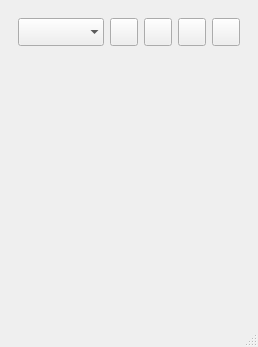
<?xml version="1.0" encoding="UTF-8"?>
<ui version="4.0">
 <class>MainWindow</class>
 <widget class="QMainWindow" name="MainWindow">
  <property name="enabled">
   <bool>true</bool>
  </property>
  <property name="geometry">
   <rect>
    <x>0</x>
    <y>0</y>
    <width>258</width>
    <height>347</height>
   </rect>
  </property>
  <property name="windowTitle">
   <string>MainWindow</string>
  </property>
  <widget class="QWidget" name="centralwidget">
   <layout class="QVBoxLayout" name="verticalLayout">
    <item>
     <widget class="QFrame" name="frame">
      <property name="frameShape">
       <enum>QFrame::NoFrame</enum>
      </property>
      <property name="frameShadow">
       <enum>QFrame::Plain</enum>
      </property>
      <layout class="QHBoxLayout" name="horizontalLayout">
       <item>
        <widget class="QComboBox" name="deviceComboBox">
         <property name="minimumSize">
          <size>
           <width>0</width>
           <height>28</height>
          </size>
         </property>
         <property name="frame">
          <bool>false</bool>
         </property>
        </widget>
       </item>
       <item>
        <widget class="QPushButton" name="searchPushButton">
         <property name="minimumSize">
          <size>
           <width>28</width>
           <height>28</height>
          </size>
         </property>
         <property name="maximumSize">
          <size>
           <width>28</width>
           <height>28</height>
          </size>
         </property>
         <property name="toolTip">
          <string>Search for 1-Wire devices</string>
         </property>
         <property name="text">
          <string/>
         </property>
         <property name="icon">
          <iconset resource="res.qrc">
           <normaloff>:/images/search.png</normaloff>:/images/search.png</iconset>
         </property>
         <property name="iconSize">
          <size>
           <width>18</width>
           <height>18</height>
          </size>
         </property>
        </widget>
       </item>
       <item>
        <widget class="QPushButton" name="clockPushButton">
         <property name="minimumSize">
          <size>
           <width>28</width>
           <height>28</height>
          </size>
         </property>
         <property name="maximumSize">
          <size>
           <width>28</width>
           <height>28</height>
          </size>
         </property>
         <property name="toolTip">
          <string>Show RTC</string>
         </property>
         <property name="text">
          <string/>
         </property>
         <property name="icon">
          <iconset resource="res.qrc">
           <normaloff>:/images/clock.png</normaloff>:/images/clock.png</iconset>
         </property>
         <property name="iconSize">
          <size>
           <width>18</width>
           <height>18</height>
          </size>
         </property>
        </widget>
       </item>
       <item>
        <widget class="QPushButton" name="settingsPushButton">
         <property name="enabled">
          <bool>true</bool>
         </property>
         <property name="minimumSize">
          <size>
           <width>28</width>
           <height>28</height>
          </size>
         </property>
         <property name="maximumSize">
          <size>
           <width>28</width>
           <height>28</height>
          </size>
         </property>
         <property name="toolTip">
          <string>Program settings</string>
         </property>
         <property name="text">
          <string/>
         </property>
         <property name="icon">
          <iconset resource="res.qrc">
           <normaloff>:/images/settings.png</normaloff>:/images/settings.png</iconset>
         </property>
         <property name="iconSize">
          <size>
           <width>18</width>
           <height>18</height>
          </size>
         </property>
        </widget>
       </item>
       <item>
        <widget class="QPushButton" name="connectPushButton">
         <property name="minimumSize">
          <size>
           <width>28</width>
           <height>28</height>
          </size>
         </property>
         <property name="maximumSize">
          <size>
           <width>28</width>
           <height>28</height>
          </size>
         </property>
         <property name="toolTip">
          <string>Connect/Disconnect</string>
         </property>
         <property name="text">
          <string/>
         </property>
         <property name="icon">
          <iconset resource="res.qrc">
           <normaloff>:/images/sw_off.png</normaloff>:/images/sw_off.png</iconset>
         </property>
         <property name="iconSize">
          <size>
           <width>20</width>
           <height>20</height>
          </size>
         </property>
        </widget>
       </item>
      </layout>
     </widget>
    </item>
    <item>
     <widget class="QScrollArea" name="scrollArea">
      <property name="frameShape">
       <enum>QFrame::NoFrame</enum>
      </property>
      <property name="frameShadow">
       <enum>QFrame::Plain</enum>
      </property>
      <property name="verticalScrollBarPolicy">
       <enum>Qt::ScrollBarAsNeeded</enum>
      </property>
      <property name="horizontalScrollBarPolicy">
       <enum>Qt::ScrollBarAlwaysOff</enum>
      </property>
      <property name="widgetResizable">
       <bool>true</bool>
      </property>
      <widget class="QWidget" name="scrollAreaWidgetContents">
       <property name="geometry">
        <rect>
         <x>0</x>
         <y>0</y>
         <width>240</width>
         <height>234</height>
        </rect>
       </property>
      </widget>
     </widget>
    </item>
   </layout>
  </widget>
  <widget class="QMenuBar" name="menubar">
   <property name="geometry">
    <rect>
     <x>0</x>
     <y>0</y>
     <width>258</width>
     <height>21</height>
    </rect>
   </property>
  </widget>
  <widget class="QStatusBar" name="statusbar"/>
 </widget>
 <resources>
  <include location="res.qrc"/>
 </resources>
 <connections/>
</ui>
